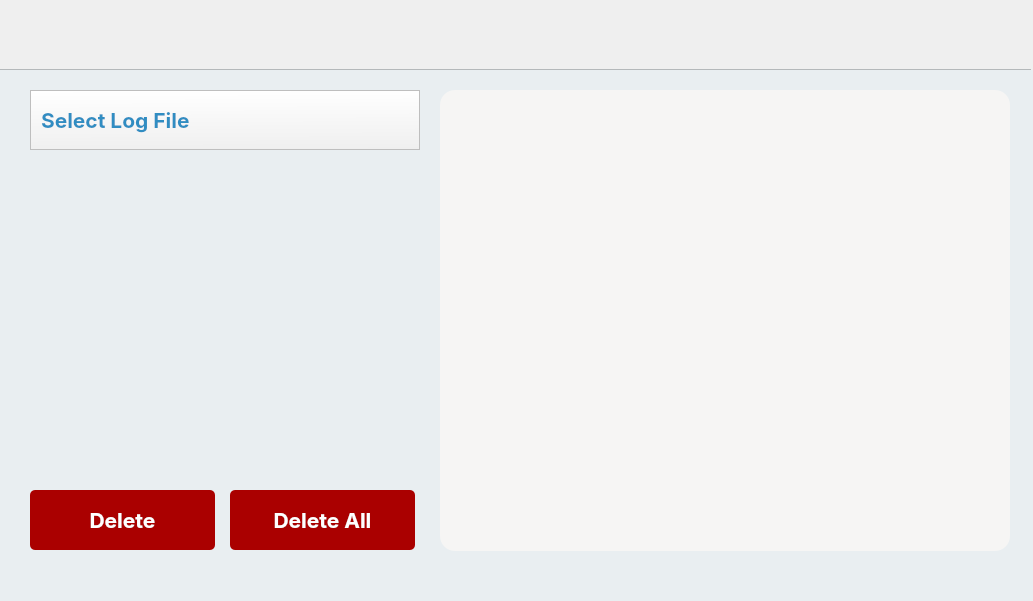
<?xml version="1.0" encoding="UTF-8"?>
<ui version="4.0">
 <class>MainWindow</class>
 <widget class="QMainWindow" name="MainWindow">
  <property name="geometry">
   <rect>
    <x>0</x>
    <y>0</y>
    <width>1033</width>
    <height>601</height>
   </rect>
  </property>
  <property name="windowTitle">
   <string>Catheter Trackability Testing Machine </string>
  </property>
  <property name="windowIcon">
   <iconset>
    <normaloff>../.designer/.designer/backup/rsc/CTTM v1.0.0.ico</normaloff>../.designer/.designer/backup/rsc/CTTM v1.0.0.ico</iconset>
  </property>
  <property name="styleSheet">
   <string notr="true"/>
  </property>
  <widget class="QWidget" name="centralwidget">
   <property name="styleSheet">
    <string notr="true"/>
   </property>
   <widget class="QLabel" name="label_A">
    <property name="geometry">
     <rect>
      <x>90</x>
      <y>0</y>
      <width>441</width>
      <height>71</height>
     </rect>
    </property>
    <property name="font">
     <font>
      <family>SF Pro Display</family>
      <pointsize>23</pointsize>
      <weight>75</weight>
      <bold>true</bold>
     </font>
    </property>
    <property name="text">
     <string/>
    </property>
    <property name="scaledContents">
     <bool>false</bool>
    </property>
   </widget>
   <widget class="QPushButton" name="button_A">
    <property name="geometry">
     <rect>
      <x>30</x>
      <y>0</y>
      <width>51</width>
      <height>71</height>
     </rect>
    </property>
    <property name="font">
     <font>
      <family>SF Pro Display</family>
      <weight>75</weight>
      <bold>true</bold>
     </font>
    </property>
    <property name="styleSheet">
     <string notr="true">background-color: transparent;
border:none;</string>
    </property>
    <property name="text">
     <string/>
    </property>
    <property name="icon">
     <iconset>
      <normaloff>rsc/rsc3.png</normaloff>rsc/rsc3.png</iconset>
    </property>
   </widget>
   <widget class="QFrame" name="screen_2">
    <property name="geometry">
     <rect>
      <x>0</x>
      <y>69</y>
      <width>1031</width>
      <height>531</height>
     </rect>
    </property>
    <property name="font">
     <font>
      <family>SF Pro Display</family>
      <pointsize>12</pointsize>
     </font>
    </property>
    <property name="styleSheet">
     <string notr="true">background-color: rgb(233, 238, 241);</string>
    </property>
    <property name="frameShape">
     <enum>QFrame::StyledPanel</enum>
    </property>
    <property name="frameShadow">
     <enum>QFrame::Raised</enum>
    </property>
    <widget class="QPushButton" name="button_2">
     <property name="geometry">
      <rect>
       <x>101</x>
       <y>159</y>
       <width>300</width>
       <height>60</height>
      </rect>
     </property>
     <property name="font">
      <font>
       <family>SF Pro Display</family>
       <pointsize>16</pointsize>
       <weight>75</weight>
       <bold>true</bold>
      </font>
     </property>
     <property name="styleSheet">
      <string notr="true">QPushButton#button_2 {
    color: #FFFFFF; /* White text */
    background-color: #00509E; /* Dark blue background for sufficient contrast */
    border-radius: 5px; /* Optional styling */
    padding: 5px 10px; /* Optional spacing */
}
QPushButton#button_2:hover {
    background-color: #003F7F; /* Slightly darker blue on hover */
}
</string>
     </property>
     <property name="text">
      <string>Process Mode</string>
     </property>
    </widget>
    <widget class="QLabel" name="label_15">
     <property name="geometry">
      <rect>
       <x>468</x>
       <y>110</y>
       <width>490</width>
       <height>70</height>
      </rect>
     </property>
     <property name="font">
      <font>
       <family>SF Pro Display</family>
       <pointsize>46</pointsize>
       <weight>75</weight>
       <bold>true</bold>
       <kerning>true</kerning>
      </font>
     </property>
     <property name="styleSheet">
      <string notr="true">background-color: transparent;
color: rgb(47, 47, 47);</string>
     </property>
     <property name="text">
      <string>UTM</string>
     </property>
    </widget>
    <widget class="QLabel" name="label_16">
     <property name="geometry">
      <rect>
       <x>470</x>
       <y>181</y>
       <width>511</width>
       <height>71</height>
      </rect>
     </property>
     <property name="font">
      <font>
       <family>SF Pro Display</family>
       <pointsize>20</pointsize>
       <weight>75</weight>
       <bold>true</bold>
       <kerning>true</kerning>
      </font>
     </property>
     <property name="styleSheet">
      <string notr="true">background-color: transparent;
color: #308DC2;</string>
     </property>
     <property name="text">
      <string>Universal Testing Machine</string>
     </property>
     <property name="alignment">
      <set>Qt::AlignLeading|Qt::AlignLeft|Qt::AlignTop</set>
     </property>
     <property name="wordWrap">
      <bool>true</bool>
     </property>
    </widget>
    <widget class="QLabel" name="label_17">
     <property name="geometry">
      <rect>
       <x>470</x>
       <y>220</y>
       <width>501</width>
       <height>181</height>
      </rect>
     </property>
     <property name="font">
      <font>
       <family>SF Pro Display</family>
       <pointsize>14</pointsize>
       <weight>50</weight>
       <bold>false</bold>
       <kerning>true</kerning>
      </font>
     </property>
     <property name="styleSheet">
      <string notr="true">background-color: transparent;
color: rgb(47, 47, 47);
QTextEdit{
 text-align: justify;
}</string>
     </property>
     <property name="text">
      <string>A Universal Testing Machine (UTM) is a computer-controlled device used to test the mechanical properties of materials by applying tension, compression, or bending forces. It measures force and displacement to determine properties like tensile strength, yield strength, and elasticity for quality control and material analysis.</string>
     </property>
     <property name="alignment">
      <set>Qt::AlignJustify|Qt::AlignTop</set>
     </property>
     <property name="wordWrap">
      <bool>true</bool>
     </property>
    </widget>
    <widget class="QLabel" name="label_50">
     <property name="geometry">
      <rect>
       <x>60</x>
       <y>87</y>
       <width>380</width>
       <height>311</height>
      </rect>
     </property>
     <property name="styleSheet">
      <string notr="true">background-color: rgb(255, 255, 255);
border-radius: 20;</string>
     </property>
     <property name="text">
      <string/>
     </property>
    </widget>
    <widget class="QPushButton" name="button_17">
     <property name="geometry">
      <rect>
       <x>100</x>
       <y>255</y>
       <width>300</width>
       <height>60</height>
      </rect>
     </property>
     <property name="font">
      <font>
       <family>SF Pro Display</family>
       <pointsize>16</pointsize>
       <weight>75</weight>
       <bold>true</bold>
      </font>
     </property>
     <property name="styleSheet">
      <string notr="true">QPushButton#button_17 {
    color: #FFFFFF; /* White text */
    background-color: #00509E; /* Dark blue background for sufficient contrast */
    border-radius: 5px; /* Optional styling */
    padding: 5px 10px; /* Optional spacing */
}
QPushButton#button_17:hover {
    background-color: #003F7F; /* Slightly darker blue on hover */
}</string>
     </property>
     <property name="text">
      <string>Show Process Logs</string>
     </property>
    </widget>
    <zorder>label_15</zorder>
    <zorder>label_16</zorder>
    <zorder>label_17</zorder>
    <zorder>label_50</zorder>
    <zorder>button_2</zorder>
    <zorder>button_17</zorder>
   </widget>
   <widget class="QFrame" name="screen_5">
    <property name="geometry">
     <rect>
      <x>0</x>
      <y>70</y>
      <width>1041</width>
      <height>530</height>
     </rect>
    </property>
    <property name="font">
     <font>
      <family>SF Pro Display</family>
     </font>
    </property>
    <property name="styleSheet">
     <string notr="true">background-color: rgb(233, 238, 241);</string>
    </property>
    <property name="frameShape">
     <enum>QFrame::NoFrame</enum>
    </property>
    <property name="frameShadow">
     <enum>QFrame::Plain</enum>
    </property>
    <widget class="QPushButton" name="button_8">
     <property name="geometry">
      <rect>
       <x>540</x>
       <y>430</y>
       <width>221</width>
       <height>60</height>
      </rect>
     </property>
     <property name="font">
      <font>
       <pointsize>-1</pointsize>
      </font>
     </property>
     <property name="styleSheet">
      <string notr="true">QPushButton {
    background-color: #dc3545; /* Standard Red */
    color: white;
    border-radius: 5px;
    padding: 10px;
    font-size: 20px;
}
QPushButton:hover {
    background-color: #c82333; /* Darker red for hover */
}
QPushButton:pressed {
    background-color: #c82333; /* Even darker red for pressed */
}
 QPushButton:checked {
                background-color: #c82333;
            }</string>
     </property>
     <property name="text">
      <string>EMERGENCY STOP</string>
     </property>
    </widget>
    <widget class="QPushButton" name="button_9">
     <property name="geometry">
      <rect>
       <x>780</x>
       <y>430</y>
       <width>221</width>
       <height>60</height>
      </rect>
     </property>
     <property name="font">
      <font>
       <pointsize>-1</pointsize>
      </font>
     </property>
     <property name="styleSheet">
      <string notr="true">QPushButton {
    background-color: #dc3545; /* Standard Red */
    color: white;
    border-radius: 5px;
    padding: 10px;
    font-size: 20px;
}
QPushButton:hover {
    background-color: #c82333; /* Darker red for hover */
}
QPushButton:pressed {
    background-color: #c82333; /* Even darker red for pressed */
}
 QPushButton:checked {
                background-color: #c82333;
            }</string>
     </property>
     <property name="text">
      <string>RESET</string>
     </property>
    </widget>
    <widget class="QFrame" name="feed_graph">
     <property name="geometry">
      <rect>
       <x>5</x>
       <y>9</y>
       <width>1021</width>
       <height>335</height>
      </rect>
     </property>
     <property name="font">
      <font>
       <family>SF Pro Display</family>
      </font>
     </property>
     <property name="styleSheet">
      <string notr="true">background-color: rgb(246, 245, 244);
border-radius:10px;
color: rgb(192, 28, 40);</string>
     </property>
     <property name="frameShape">
      <enum>QFrame::StyledPanel</enum>
     </property>
     <property name="frameShadow">
      <enum>QFrame::Raised</enum>
     </property>
    </widget>
    <widget class="QLabel" name="label_41">
     <property name="geometry">
      <rect>
       <x>349</x>
       <y>404</y>
       <width>91</width>
       <height>41</height>
      </rect>
     </property>
     <property name="font">
      <font>
       <family>SF Pro Display</family>
       <pointsize>16</pointsize>
       <weight>75</weight>
       <bold>true</bold>
      </font>
     </property>
     <property name="styleSheet">
      <string notr="true">background:none;
color:rgb(0, 85, 255)
</string>
     </property>
     <property name="text">
      <string>--</string>
     </property>
     <property name="alignment">
      <set>Qt::AlignLeading|Qt::AlignLeft|Qt::AlignVCenter</set>
     </property>
    </widget>
    <widget class="QLabel" name="label_42">
     <property name="geometry">
      <rect>
       <x>460</x>
       <y>411</y>
       <width>41</width>
       <height>30</height>
      </rect>
     </property>
     <property name="font">
      <font>
       <family>SF Pro Display</family>
       <pointsize>12</pointsize>
       <weight>75</weight>
       <bold>true</bold>
      </font>
     </property>
     <property name="styleSheet">
      <string notr="true">background:none</string>
     </property>
     <property name="text">
      <string>mN</string>
     </property>
     <property name="alignment">
      <set>Qt::AlignCenter</set>
     </property>
    </widget>
    <widget class="QLabel" name="label_43">
     <property name="geometry">
      <rect>
       <x>280</x>
       <y>411</y>
       <width>71</width>
       <height>31</height>
      </rect>
     </property>
     <property name="font">
      <font>
       <family>SF Pro Display</family>
       <pointsize>14</pointsize>
       <weight>75</weight>
       <bold>true</bold>
      </font>
     </property>
     <property name="styleSheet">
      <string notr="true">background:none;
</string>
     </property>
     <property name="text">
      <string>Force</string>
     </property>
     <property name="alignment">
      <set>Qt::AlignLeading|Qt::AlignLeft|Qt::AlignVCenter</set>
     </property>
    </widget>
    <widget class="QLabel" name="label_12">
     <property name="geometry">
      <rect>
       <x>270</x>
       <y>400</y>
       <width>241</width>
       <height>51</height>
      </rect>
     </property>
     <property name="styleSheet">
      <string notr="true">background-color:rgb(250, 250, 250);
border-radius:10px;</string>
     </property>
     <property name="text">
      <string/>
     </property>
    </widget>
    <widget class="QLabel" name="label_20">
     <property name="geometry">
      <rect>
       <x>21</x>
       <y>400</y>
       <width>241</width>
       <height>51</height>
      </rect>
     </property>
     <property name="styleSheet">
      <string notr="true">background-color:rgb(250, 250, 250);
border-radius:10px;</string>
     </property>
     <property name="text">
      <string/>
     </property>
    </widget>
    <widget class="QLabel" name="label_56">
     <property name="geometry">
      <rect>
       <x>31</x>
       <y>410</y>
       <width>91</width>
       <height>31</height>
      </rect>
     </property>
     <property name="font">
      <font>
       <family>SF Pro Display</family>
       <pointsize>14</pointsize>
       <weight>75</weight>
       <bold>true</bold>
      </font>
     </property>
     <property name="styleSheet">
      <string notr="true">background:none;
</string>
     </property>
     <property name="text">
      <string>Distance</string>
     </property>
     <property name="alignment">
      <set>Qt::AlignLeading|Qt::AlignLeft|Qt::AlignVCenter</set>
     </property>
    </widget>
    <widget class="QLabel" name="label_57">
     <property name="geometry">
      <rect>
       <x>131</x>
       <y>404</y>
       <width>71</width>
       <height>40</height>
      </rect>
     </property>
     <property name="font">
      <font>
       <family>SF Pro Display</family>
       <pointsize>16</pointsize>
       <weight>50</weight>
       <bold>false</bold>
      </font>
     </property>
     <property name="styleSheet">
      <string notr="true">background:none;
color:rgb(92, 185, 0)</string>
     </property>
     <property name="text">
      <string>--</string>
     </property>
     <property name="alignment">
      <set>Qt::AlignLeading|Qt::AlignLeft|Qt::AlignVCenter</set>
     </property>
     <property name="wordWrap">
      <bool>true</bool>
     </property>
    </widget>
    <widget class="QLabel" name="label_58">
     <property name="geometry">
      <rect>
       <x>220</x>
       <y>411</y>
       <width>41</width>
       <height>30</height>
      </rect>
     </property>
     <property name="font">
      <font>
       <family>SF Pro Display</family>
       <pointsize>12</pointsize>
       <weight>75</weight>
       <bold>true</bold>
      </font>
     </property>
     <property name="styleSheet">
      <string notr="true">background:none</string>
     </property>
     <property name="text">
      <string>mm</string>
     </property>
     <property name="alignment">
      <set>Qt::AlignCenter</set>
     </property>
    </widget>
    <widget class="QPushButton" name="button_10">
     <property name="geometry">
      <rect>
       <x>540</x>
       <y>360</y>
       <width>221</width>
       <height>60</height>
      </rect>
     </property>
     <property name="font">
      <font>
       <pointsize>-1</pointsize>
      </font>
     </property>
     <property name="styleSheet">
      <string notr="true">QPushButton{
	
    background-color:  #ffc107; /* Standard Orange */
    color: white;
    border-radius: 5px;
    padding: 10px;
    font-size: 20px;
}
QPushButton:hover {
    background-color: #e0a800; /* Darker orange for hover */
}
QPushButton:checked {
                background-color: #e0a800;
            }</string>
     </property>
     <property name="text">
      <string>TARE</string>
     </property>
    </widget>
    <widget class="QPushButton" name="button_7">
     <property name="geometry">
      <rect>
       <x>780</x>
       <y>360</y>
       <width>221</width>
       <height>60</height>
      </rect>
     </property>
     <property name="font">
      <font>
       <pointsize>-1</pointsize>
      </font>
     </property>
     <property name="styleSheet">
      <string notr="true">QPushButton {
    background-color: #28a745; /* Standard Green */
    color: white;
    border-radius: 5px;
    padding: 10px;
    font-size: 20px;
}
QPushButton:hover {
    background-color: #218838; /* Darker green for hover */
}
QPushButton:pressed {
    background-color: #218838; /* Even darker green for pressed */
    border-color:black

}
QPushButton:checked {
    background-color: #218838; /* Darker Green for checked (pressed) */
    border-color: black; /* Optional border for visual feedback */
}
QPushButton:disabled {
                background-color: #A5D6A7;  /* Lighter green for disabled state */
                color: #FFFFFF;
            }</string>
     </property>
     <property name="text">
      <string>START</string>
     </property>
    </widget>
    <zorder>label_12</zorder>
    <zorder>button_8</zorder>
    <zorder>button_9</zorder>
    <zorder>feed_graph</zorder>
    <zorder>label_41</zorder>
    <zorder>label_42</zorder>
    <zorder>label_43</zorder>
    <zorder>label_20</zorder>
    <zorder>label_56</zorder>
    <zorder>label_57</zorder>
    <zorder>label_58</zorder>
    <zorder>button_10</zorder>
    <zorder>button_7</zorder>
   </widget>
   <widget class="QLabel" name="label_9">
    <property name="geometry">
     <rect>
      <x>530</x>
      <y>32</y>
      <width>381</width>
      <height>20</height>
     </rect>
    </property>
    <property name="font">
     <font>
      <family>SF Pro Display</family>
      <pointsize>12</pointsize>
      <weight>75</weight>
      <italic>false</italic>
      <bold>true</bold>
     </font>
    </property>
    <property name="styleSheet">
     <string notr="true">color:rgb(255, 0, 0)</string>
    </property>
    <property name="text">
     <string/>
    </property>
    <property name="alignment">
     <set>Qt::AlignLeading|Qt::AlignLeft|Qt::AlignTop</set>
    </property>
   </widget>
   <widget class="QFrame" name="screen_7">
    <property name="geometry">
     <rect>
      <x>0</x>
      <y>70</y>
      <width>1041</width>
      <height>531</height>
     </rect>
    </property>
    <property name="font">
     <font>
      <family>SF Pro Display</family>
      <pointsize>10</pointsize>
     </font>
    </property>
    <property name="styleSheet">
     <string notr="true">background-color: rgb(233, 238, 241);</string>
    </property>
    <property name="frameShape">
     <enum>QFrame::NoFrame</enum>
    </property>
    <property name="frameShadow">
     <enum>QFrame::Plain</enum>
    </property>
    <widget class="QPushButton" name="button_21">
     <property name="geometry">
      <rect>
       <x>30</x>
       <y>20</y>
       <width>390</width>
       <height>60</height>
      </rect>
     </property>
     <property name="font">
      <font>
       <family>SF Pro Display</family>
       <pointsize>16</pointsize>
       <weight>75</weight>
       <bold>true</bold>
      </font>
     </property>
     <property name="layoutDirection">
      <enum>Qt::RightToLeft</enum>
     </property>
     <property name="styleSheet">
      <string notr="true">QPushButton{
	background-color: qlineargradient(spread:pad, x1:0.47, y1:0, x2:0.5, y2:1, stop:0 rgba(255, 255, 255, 255), stop:1 rgba(239, 239, 239, 255));
color:  #308DC2;
border:1px solid #bebebe;
text-align: left;
padding-left: 5px;
}

QPushButton:pressed{
background-color: #bebebe;
}
QPushButton {
    padding-left: 10px; /* Adds padding on the left of the text */
    padding-right: 10px; /* Adds padding on the right of the icon */
    text-align: left; /* Aligns text to the left for better spacing */
    icon-size: 16px 16px; /* Adjusts icon size if needed */
}

QPushButton::menu-indicator {
    subcontrol-origin: padding; /* Ensures proper spacing for dropdown icon */
    subcontrol-position: right center; /* Aligns dropdown icon to the right */
    padding-right: 10px; /* Adds space to the right of the dropdown icon */
}
</string>
     </property>
     <property name="text">
      <string>Select Log File</string>
     </property>
     <property name="icon">
      <iconset>
       <normaloff>../.designer/.designer/.designer/.designer/backup/icons/angle-down-solid.svg</normaloff>../.designer/.designer/.designer/.designer/backup/icons/angle-down-solid.svg</iconset>
     </property>
     <property name="autoDefault">
      <bool>false</bool>
     </property>
     <property name="default">
      <bool>false</bool>
     </property>
     <property name="flat">
      <bool>false</bool>
     </property>
    </widget>
    <widget class="QListWidget" name="configlist_2">
     <property name="geometry">
      <rect>
       <x>30</x>
       <y>80</y>
       <width>390</width>
       <height>301</height>
      </rect>
     </property>
     <property name="font">
      <font>
       <family>SF Pro Display</family>
       <pointsize>12</pointsize>
       <weight>50</weight>
       <bold>false</bold>
       <kerning>false</kerning>
      </font>
     </property>
     <property name="styleSheet">
      <string notr="true">QListWidget {
    background-color:transparent;
   border: none;
   outline: none;
   
}

QListWidget::item {
    height: 60px;
   background-color: white; 
    border: 1px solid #bebebe;
    padding-left: 5px;
   
}
QListWidget::item:hover {
    height: 60px;
   background-color:#e0eef9; 
    border: 1px solid #bebebe;
    padding-left: 5px;
    outline: none; /* Remove focus */
}

QListWidget::item:selected {
    background-color: #00509E;
  /* color: #ffffff;*/
   /* border: 1px solid rgb(0, 74, 74);
    outline: none; /* Remove selection focus */
}
</string>
     </property>
     <property name="frameShadow">
      <enum>QFrame::Plain</enum>
     </property>
     <property name="resizeMode">
      <enum>QListView::Adjust</enum>
     </property>
     <property name="batchSize">
      <number>10</number>
     </property>
     <property name="currentRow">
      <number>-1</number>
     </property>
    </widget>
    <widget class="QFrame" name="feed_graph_4">
     <property name="geometry">
      <rect>
       <x>440</x>
       <y>20</y>
       <width>570</width>
       <height>461</height>
      </rect>
     </property>
     <property name="font">
      <font>
       <family>SF Pro Display</family>
      </font>
     </property>
     <property name="styleSheet">
      <string notr="true">background-color: rgb(246, 245, 244);
border-radius:15px;
color: rgb(192, 28, 40);</string>
     </property>
     <property name="frameShape">
      <enum>QFrame::StyledPanel</enum>
     </property>
     <property name="frameShadow">
      <enum>QFrame::Raised</enum>
     </property>
    </widget>
    <widget class="QPushButton" name="button_19">
     <property name="geometry">
      <rect>
       <x>30</x>
       <y>420</y>
       <width>185</width>
       <height>60</height>
      </rect>
     </property>
     <property name="font">
      <font>
       <family>SF Pro Display</family>
       <pointsize>16</pointsize>
       <weight>75</weight>
       <bold>true</bold>
      </font>
     </property>
     <property name="styleSheet">
      <string notr="true">QPushButton#button_19 {
    color: #FFFFFF; /* White text for contrast */
    background-color: #AA0000; /* Dark red background */
    border-radius: 5px; /* Consistent with the settings button */
    padding: 5px 10px; /* Same spacing as the settings button */
    border: none; /* Clean, minimal look */
}

QPushButton#button_19:hover {
    background-color: #8C0000; /* Slightly darker red on hover */
}

QPushButton#button_19:pressed {
    background-color: #700000; /* Even darker red when pressed */
}</string>
     </property>
     <property name="text">
      <string>Delete</string>
     </property>
    </widget>
    <widget class="QPushButton" name="button_22">
     <property name="geometry">
      <rect>
       <x>230</x>
       <y>420</y>
       <width>185</width>
       <height>60</height>
      </rect>
     </property>
     <property name="font">
      <font>
       <family>SF Pro Display</family>
       <pointsize>16</pointsize>
       <weight>75</weight>
       <bold>true</bold>
      </font>
     </property>
     <property name="styleSheet">
      <string notr="true">QPushButton#button_22 {
    color: #FFFFFF; /* White text for contrast */
    background-color: #AA0000; /* Dark red background */
    border-radius: 5px; /* Consistent with the settings button */
    padding: 5px 10px; /* Same spacing as the settings button */
    border: none; /* Clean, minimal look */
}

QPushButton#button_22:hover {
    background-color: #8C0000; /* Slightly darker red on hover */
}

QPushButton#button_22:pressed {
    background-color: #700000; /* Even darker red when pressed */
}</string>
     </property>
     <property name="text">
      <string>Delete All</string>
     </property>
    </widget>
   </widget>
   <zorder>label_A</zorder>
   <zorder>button_A</zorder>
   <zorder>label_9</zorder>
   <zorder>screen_2</zorder>
   <zorder>screen_5</zorder>
   <zorder>screen_7</zorder>
  </widget>
 </widget>
 <resources/>
 <connections/>
</ui>
